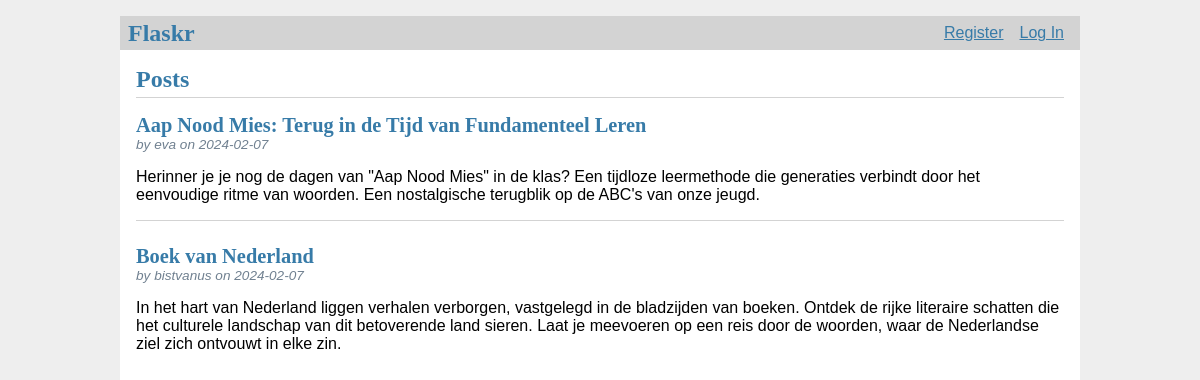
The page / on the database its author committed.
### tables this page shows
CREATE TABLE post (
  id INTEGER PRIMARY KEY AUTOINCREMENT,
  author_id INTEGER NOT NULL,
  created TIMESTAMP NOT NULL DEFAULT CURRENT_TIMESTAMP,
  title TEXT NOT NULL,
  body TEXT NOT NULL,
  FOREIGN KEY (author_id) REFERENCES user (id)
);

CREATE TABLE user (
  id INTEGER PRIMARY KEY AUTOINCREMENT,
  username TEXT UNIQUE NOT NULL,
  password TEXT NOT NULL
);

### flaskr/blog.py (the view)
@bp.route('/')
def index():
    db = get_db()
    posts = db.execute(
        'SELECT p.id, title, body, created, author_id, username'
        ' FROM post p JOIN user u ON p.author_id = u.id'
        ' ORDER BY created DESC'
    ).fetchall()
    return render_template('blog/index.html', posts=posts)

### flaskr/auth.py (called while the page is built)
@bp.before_app_request
def load_logged_in_user():
    user_id = session.get('user_id')
    if user_id is None:
        g.user = None
    else:
        g.user = get_db().execute(
            'SELECT * FROM user WHERE id = ?', (user_id,)
        ).fetchone()

### flaskr/db.py (called while the page is built)
def get_db():
    if 'db' not in g:
        g.db = sqlite3.connect(
            current_app.config['DATABASE'],
            detect_types=sqlite3.PARSE_DECLTYPES
        )
        g.db.row_factory = sqlite3.Row
    return g.db

### flaskr/templates/blog/index.html (shortened to what this page needs)
{% extends 'base.html' %}
{% block header %}
  <h1>{% block title %}Posts{% endblock %}</h1>
{% endblock %}
{% block content %}
  {% for post in posts %}
    <article class="post">
      <header>
        <div>
          <h1>{{ post['title'] }}</h1>
          <div class="about">by {{ post['username'] }} on {{ post['created'].strftime('%Y-%m-%d') }}</div>
        </div>
      </header>
      <p class="body">{{ post['body'] }}</p>
    </article>
    {% if not loop.last %}
      <hr>
    {% endif %}
  {% endfor %}
{% endblock %}

### flaskr/templates/base.html (shortened to what this page needs)
<!doctype html>
<link rel="stylesheet" href="{{ url_for('static', filename='style.css') }}">
<nav>
  <h1>Flaskr</h1>
  <ul>
    {% if g.user %}
      <li><span>{{ g.user['username'] }}</span>
      <li><a href="{{ url_for('auth.logout') }}">Log Out</a>
    {% else %}
      <li><a href="{{ url_for('auth.register') }}">Register</a>
      <li><a href="{{ url_for('auth.login') }}">Log In</a>
    {% endif %}
  </ul>
</nav>
<section class="content">
  <header>
    {% block header %}{% endblock %}
  </header>
  {% block content %}{% endblock %}
</section>

### flaskr/static/style.css (style rules this page uses)
h1 { font-family: serif; color: #377ba8; margin: 1rem 0; }
a { color: #377ba8; }
hr { border: none; border-top: 1px solid lightgray; }
nav { background: lightgray; display: flex; align-items: center; padding: 0 0.5rem; }
nav h1 { flex: auto; margin: 0; }
nav ul { display: flex; list-style: none; margin: 0; padding: 0; }
nav ul li a, nav ul li span, header .action { display: block; padding: 0.5rem; }
.content { padding: 0 1rem 1rem; }
.content > header { border-bottom: 1px solid lightgray; display: flex; align-items: flex-end; }
.content > header h1 { flex: auto; margin: 1rem 0 0.25rem 0; }
.post > header { display: flex; align-items: flex-end; font-size: 0.85em; }
.post > header > div:first-of-type { flex: auto; }
.post > header h1 { font-size: 1.5em; margin-bottom: 0; }
.post .about { color: slategray; font-style: italic; }
.post .body { white-space: pre-line; }
.content:last-child { margin-bottom: 0; }

### rows shown on the page
post: title "Aap Nood Mies: Terug in de Tijd van Fundamenteel Leren", username "eva", created "2024-02-07", body "Herinner je je nog de dagen van \"Aap Nood Mies\" in de klas? Een tijdloze leermethode die generaties verbindt door het eenvoudige ritme van woorden. Een nostalgische terugblik op de ABC's van onze jeugd."
post: title "Boek van Nederland", username "bistvanus", created "2024-02-07", body "In het hart van Nederland liggen verhalen verborgen, vastgelegd in de bladzijden van boeken. Ontdek de rijke literaire schatten die het culturele landschap van dit betoverende land sieren. Laat je meevoeren op een reis door de woorden, waar de Nederlandse ziel zich ontvouwt in elke zin."
